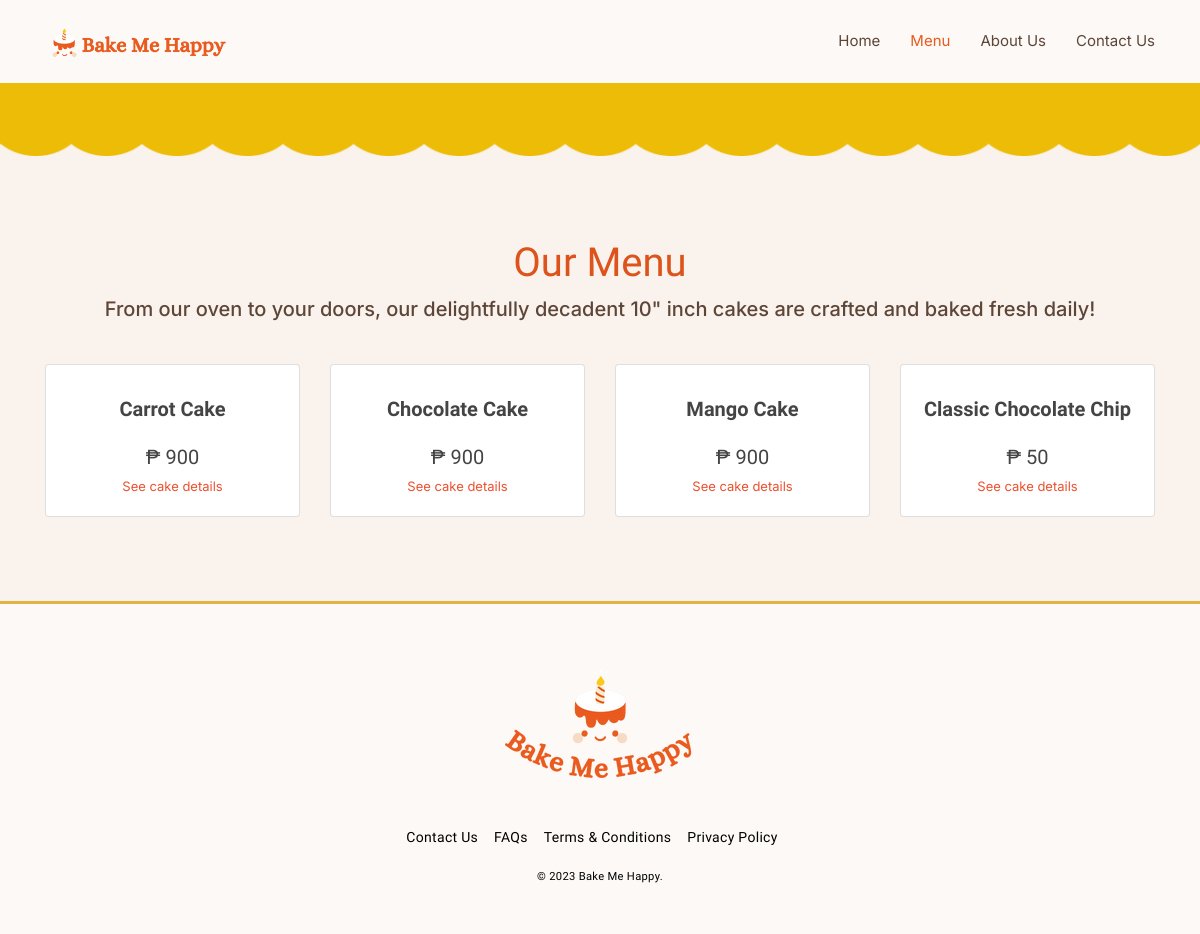
Page /menu.php on the committed database.
### tables this page shows
CREATE TABLE `products` (
  `id` int(100) NOT NULL,
  `product_name` varchar(100) NOT NULL,
  `price` varchar(100) NOT NULL,
  `image` varchar(100) NOT NULL,
  `description` varchar(255) NOT NULL,
  `allergens` varchar(100) NOT NULL,
  `storage` varchar(100) NOT NULL
);

### menu.php (the view, shortened to what this page needs)
<?php
include 'config.php';
    ?>
<!DOCTYPE html>
<html lang="en">
  <head><title>Products</title></head>
  <?php include 'head.php'; ?>
  <body>
    <header id="header" class="fixed-top">
        <div class="container d-flex align-items-center justify-content-between">
            <a href="index.php" class="logo"><img src="assets/img/logo.png" alt="" class="img-fluid"></a>
            <nav id="navbar" class="navbar">
            <ul>
                <li><a class="nav-link" href="index.php">Home</a></li>
                <li><a class="nav-link active" href="menu.php">Menu</a></li>
                <li><a class="nav-link" href="about-us.php">About Us</a></li>
                <li><a class="nav-link" href="contact-us.php">Contact Us</a></li>
            </ul>
            </nav>
        </div>
    </header>
    <main id="main">
      <section id="team" class="team section-bg">
        <div>
          <img src="assets/img/element-yellow.png" class="yellow-element">
        </div>
        <div class="container">
          <div class="section-title" style="margin-top: 80px;">
            <h2>Our Menu</h2>
            <p >From our oven to your doors, our delightfully decadent 10" inch cakes are crafted and baked fresh daily! </p>
          </div>
          <div class="row">
            <?php
                            $select_product = mysqli_query($conn, "SELECT * FROM `products`") or die('query failed');
                            if (mysqli_num_rows($select_product) > 0)
                            {
                              while ($fetch_product = mysqli_fetch_assoc($select_product))
                              {
                            ?>
            <div class="col-md-3 mb-4">
              <div class="card h-100">
                <div class="card-body text-center">
                  <h5 class="card-title fw-bolder text-center"><?php echo $fetch_product['product_name']; ?></h5>
                  <h5 class>₱ <?php echo $fetch_product['price']; ?></h5>
                  <div class="text-center">
                    <a class="d-flex justify-content-center" href="cake-details.php?id=<?php echo $fetch_product['id']; ?>" style="font-size: small;">
                      See cake details
                    </a>
                  </div>
                </div>
              </div>
            </div>
            <?php
                            }
                            }
                            ?>
          </div>
        </div>
      </section>
    </main>
    <?php include 'footer.php'; ?>
  </body>
</html>

### assets/css/style.css (style rules this page uses)
body { font-family: 'Inter', sans-serif; color: #444444; }
a { color: #ed502e; text-decoration: none; }
h1, h2, h3, h4, h5, h6 { font-family: 'Alice', serif; }
#header { background: #FCF9F6; transition: all 0.5s; z-index: 997; padding: 20px 0; }
#header .logo { font-size: 26px; margin: 0; padding: 0; line-height: 1; font-weight: 700; letter-spacing: 0.5px; text-transform: uppercase; }
#header .logo img { max-height: 40px; }
.navbar { padding: 0; }
.navbar ul { margin: 0; padding: 0; display: flex; list-style: none; align-items: center; }
.navbar li { position: relative; }
.navbar a, .navbar a:focus { display: flex; align-items: center; justify-content: space-between; padding: 10px 0 10px 30px; font-size: 15px; color: #5D4638; white-space: nowrap; transition: 0.3s; }
.navbar a:hover, .navbar .active, .navbar .active:focus, .navbar li:hover>a { color: #EA5A1E; }
section { padding: 60px 0; }
.section-bg { background-color: #FAF2ED; }
.section-title { padding-bottom: 40px; }
.section-title h2 { font-size: 40px; font-weight: 500; padding: 0; line-height: 53px; margin: 0 0 5px 0; color: #DC531B; font-family: 'Alice', serif; text-align: center; }
.section-title p { margin: 0; margin: 0; font-size: 20px; font-weight: 500; font-family: 'Inter', sans-serif; color: #5D4638; text-align: center; }
.card { display: flex; flex-direction: column; height: 100%; }
.card-body { display: flex; flex-direction: column; justify-content: space-between; flex-grow: 1; }
.card-title { display: flex; align-items: center; justify-content: center; height: 3rem; }
p { margin-top: 0; margin-bottom: 10px; }
.yellow-element { width: 100%; }
.row { display: flex; flex-wrap: wrap; margin-right: -15px; margin-left: -15px; }
:root { --primary: #EDBC07; --light: #FDF5EB; }

### rows in the picture
products: product_name "Carrot Cake", price "900"
products: product_name "Chocolate Cake", price "900"
products: product_name "Mango Cake", price "900"
products: product_name "Classic Chocolate Chip", price "50"
